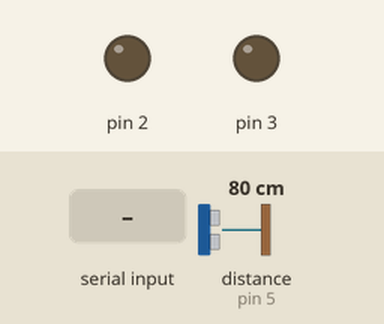
A sketch run on a simulated Arduino Uno, built with avr-gcc and run on an emulated ATmega328P. Parts: output pins drawn as LEDs (lit = HIGH). Inputs (shaded band) come from the test bench; at power-on: distance to the obstacle (sensor on pin 5) 80 cm. The echo pulse lasts 58.3 µs per cm; what the sketch prints to the serial monitor is not drawn.

Above: at 1.2 s.
1.3 s: "R" received over Serial
At 2.3 s:
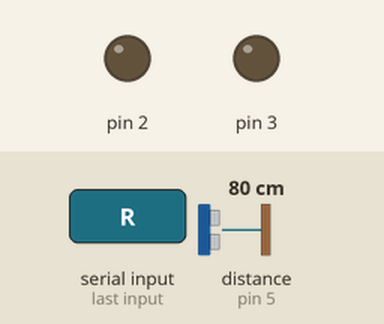
2.9 s: "Y" received over Serial
At 3.6 s:
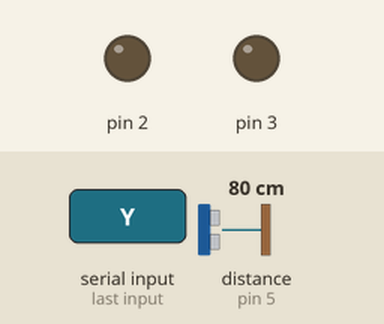
Timing chart, 0 to 5.9 s (numbered marks = the images above; inputs shaded):
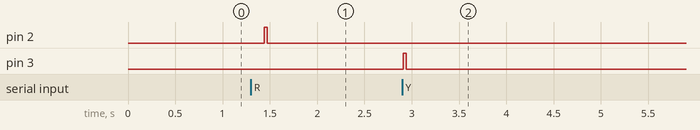

The sketch:

arduino-serial-trans.ino
```cpp
#include <HCSR04.h>

int triggerPin = 4;
int echoPin = 5;
UltraSonicDistanceSensor distanceSensor(triggerPin, echoPin);

void setup () {
  Serial.begin(9600, SERIAL_8N1);
  pinMode(2, OUTPUT);
  pinMode(3, OUTPUT);
}

void loop () {

  // send datas for Raspberry Pi
  float distance = distanceSensor.measureDistanceCm();
  Serial.print(distance);
  char array1[] = {32, 99, 109, 10}; // Space,c,m,LF
  Serial.print(array1);
  delay(200);

  // receive datas to Raspberry Pi
  int receivedByte;
  if (Serial.available() > 0) {
    receivedByte = Serial.read();

    switch (receivedByte) {
      case 82 :
        digitalWrite(2, HIGH);
        delay(30);
        digitalWrite(2, LOW);
        break;
      case 89 :
        digitalWrite(3, HIGH);
        delay(30);
        digitalWrite(3, LOW);
        break;
    }
  }
}
```

Measured:
- after the input at 1.3 s, pin 2: LOW → HIGH after 0.14 s, → LOW 0.03 s later
- after the input at 2.9 s, pin 3: LOW → HIGH at once, → LOW 0.03 s later
